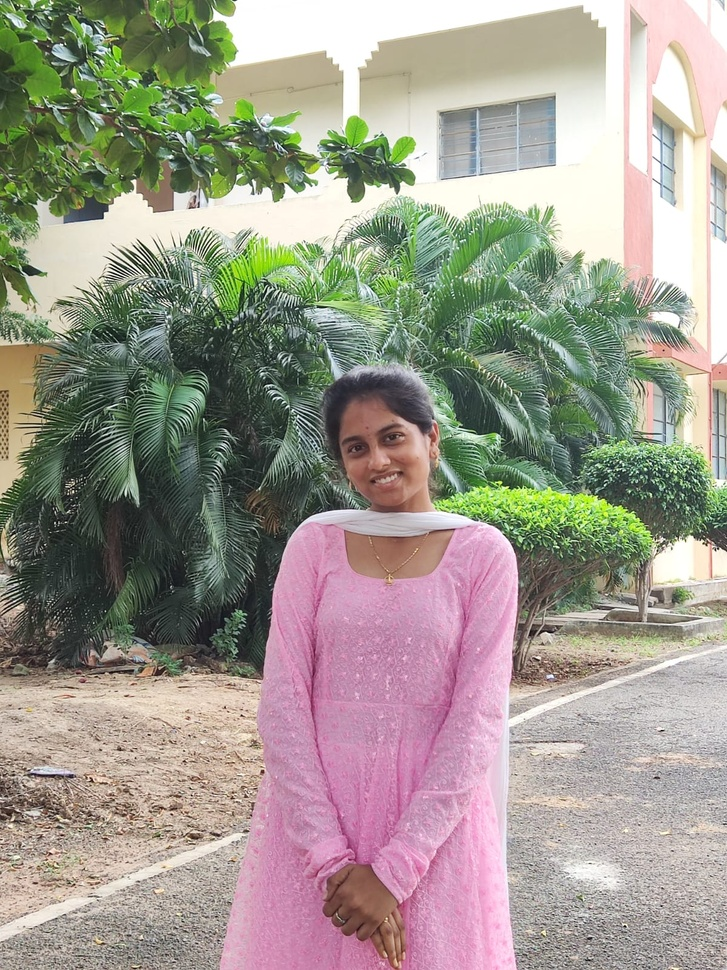
#> input picture anu.jpg, 727 x 970 px, shrunk from 1200 x 1600 before the run
$ jupyter execute --allow-errors Untitled1.ipynb
#> lines starting #> are read from the running program, lines starting #| are printed output that depends on the picture; after the words box and inside, x2 and y2 are one past the last pixel; in counts of white or black regions, pixels touching at a corner belong together
[cell 1]
import cv2
from matplotlib import pyplot as plt

# Read the image
image = cv2.imread('anu.jpg')
#> image is the input picture: shape (970, 727, 3); mean B, G, R 141.7, 153.1, 158

# Convert BGR to RGB for correct color display in matplotlib
image_rgb = cv2.cvtColor(image, cv2.COLOR_BGR2RGB)

# Display the image using matplotlib
plt.imshow(image_rgb)
plt.axis('off')  # Turn off the axis
plt.title("Image")
plt.show()

[cell 2]
import cv2
from matplotlib import pyplot as plt

# Read the image
image = cv2.imread('anu.jpg')

# Convert the image to grayscale
gray_image = cv2.cvtColor(image, cv2.COLOR_BGR2GRAY)
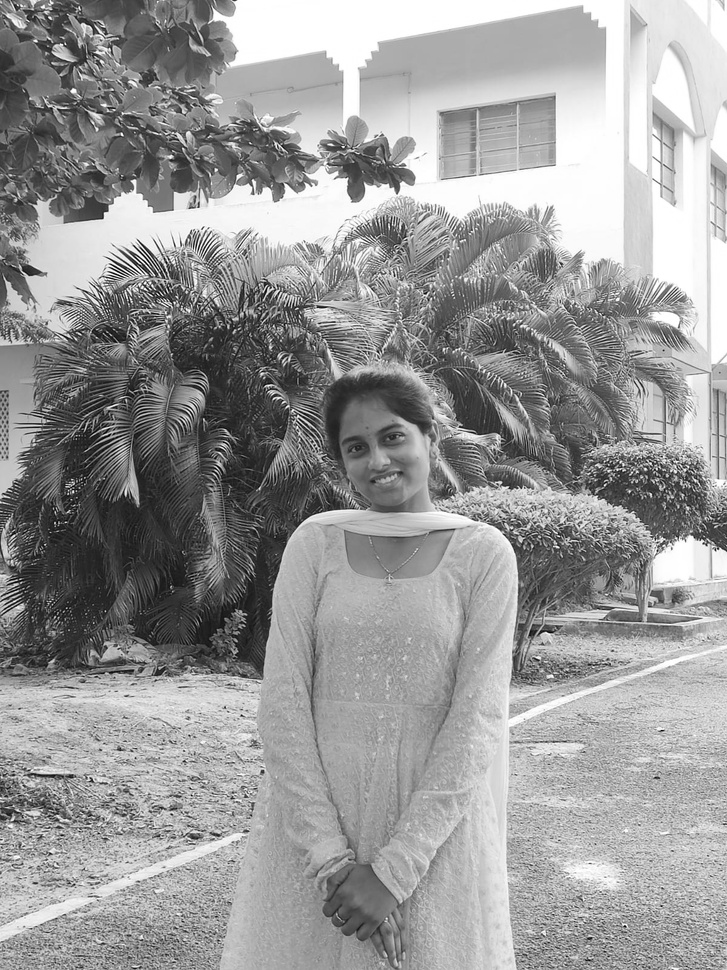
#> gray_image: shape (970, 727); min 0, max 255, mean 153.3

# Display the grayscale image using matplotlib
plt.imshow(gray_image, cmap='gray')  # Use the 'gray' colormap
plt.axis('off')  # Turn off the axis
plt.title("Grayscale Image")
plt.show()

[cell 3]
import cv2
from matplotlib import pyplot as plt

# Read the image
image = cv2.imread('anu.jpg')

# Convert the image to different color spaces
gray_image = cv2.cvtColor(image, cv2.COLOR_BGR2GRAY)
hsv_image = cv2.cvtColor(image, cv2.COLOR_BGR2HSV)
#> hsv_image: shape (970, 727, 3); mean H, S, V 60.7, 53.8, 167.1
lab_image = cv2.cvtColor(image, cv2.COLOR_BGR2LAB)
#> lab_image: shape (970, 727, 3); mean of channels 0, 1, 2 160.3, 127.8, 135
hls_image = cv2.cvtColor(image, cv2.COLOR_BGR2HLS)
#> hls_image: shape (970, 727, 3); mean of channels 0, 1, 2 60.7, 151.3, 70.4

# Set up a figure to display all images
plt.figure(figsize=(12, 8))

# Original Image (Converted to RGB for correct display in matplotlib)
plt.subplot(2, 3, 1)
plt.imshow(cv2.cvtColor(image, cv2.COLOR_BGR2RGB))
plt.title("Original Image")
plt.axis('off')

# Grayscale Image
plt.subplot(2, 3, 2)
plt.imshow(gray_image, cmap='gray')
plt.title("Grayscale Image")
plt.axis('off')

# HSV Image
plt.subplot(2, 3, 3)
plt.imshow(cv2.cvtColor(hsv_image, cv2.COLOR_HSV2RGB))
plt.title("HSV Image")
plt.axis('off')

# LAB Image
plt.subplot(2, 3, 4)
plt.imshow(cv2.cvtColor(lab_image, cv2.COLOR_LAB2RGB))
plt.title("LAB Image")
plt.axis('off')

# HLS Image
plt.subplot(2, 3, 5)
plt.imshow(cv2.cvtColor(hls_image, cv2.COLOR_HLS2RGB))
plt.title("HLS Image")
plt.axis('off')

# Show all the images
plt.tight_layout()
plt.show()
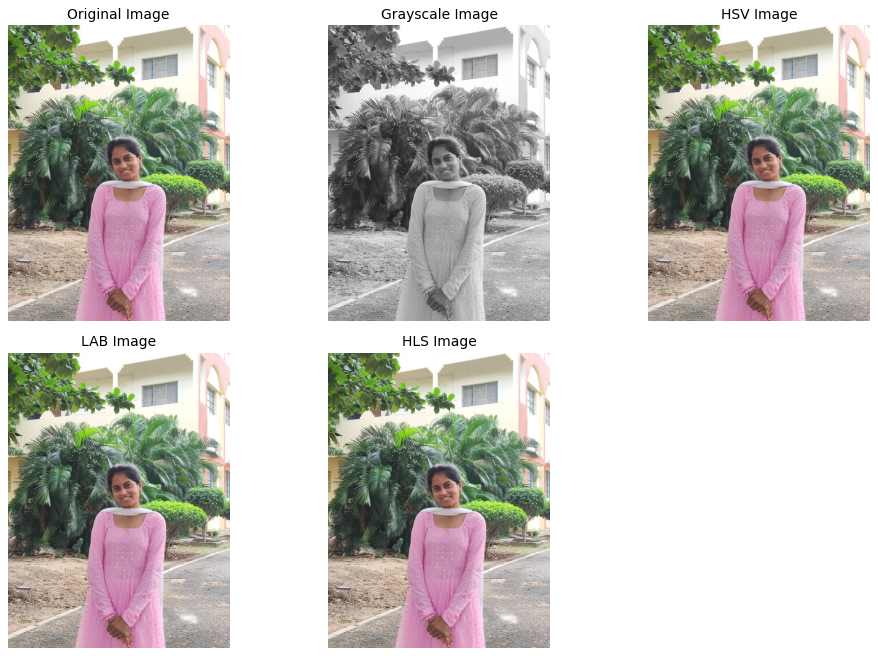
#> figure drawn by matplotlib, 5 panels

[cell 4]
from IPython.display import display
from ipywebrtc import CameraStream, VideoRecorder

# Create a camera stream and recorder
#> (the rest of this cell did not finish here and is left out)

[cell 5]
import cv2
from matplotlib import pyplot as plt

# Load the pre-trained Haar Cascade for face detection
face_cascade = cv2.CascadeClassifier(cv2.data.haarcascades + 'haarcascade_frontalface_default.xml')

# Read an image
image = cv2.imread('anu.jpg')
gray_image = cv2.cvtColor(image, cv2.COLOR_BGR2GRAY)

# Detect faces
faces = face_cascade.detectMultiScale(gray_image, scaleFactor=1.1, minNeighbors=5, minSize=(30, 30))
#> faces = [[322, 400, 105, 105]]

# Draw rectangles around faces
for (x, y, w, h) in faces:
    cv2.rectangle(image, (x, y), (x+w, y+h), (255, 0, 0), 2)
#> this loop made 1 pass
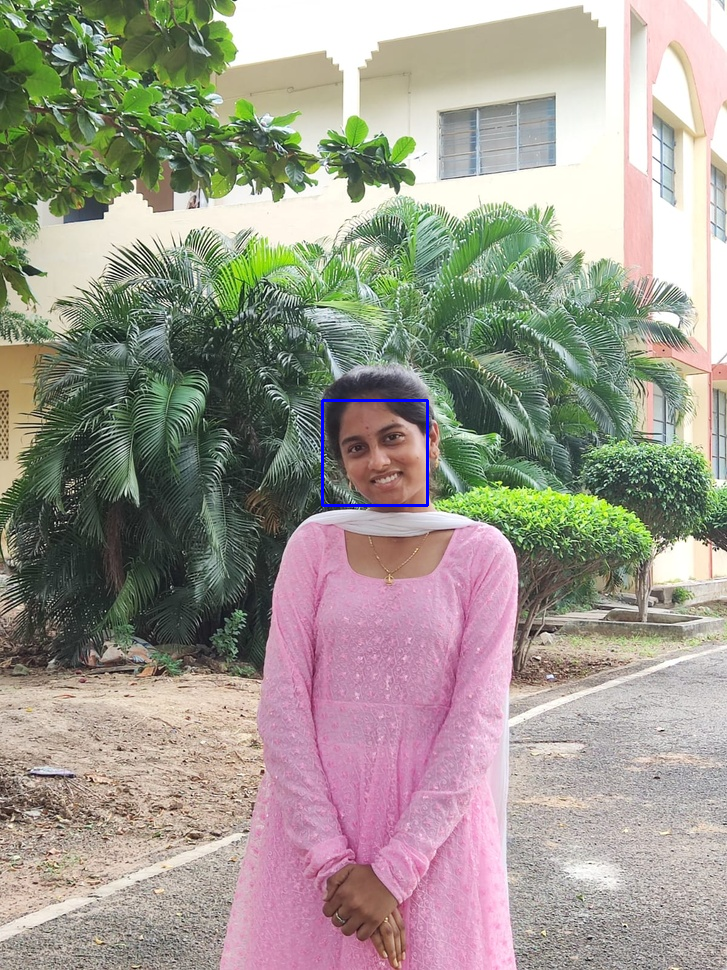
#> image: shape (970, 727, 3); 0.18% of pixels changed, all inside (x1, y1, x2, y2) = (321, 399, 429, 507)

# Convert BGR to RGB for correct color display
image_rgb = cv2.cvtColor(image, cv2.COLOR_BGR2RGB)

# Display the image with detected faces using matplotlib
plt.imshow(image_rgb)
plt.axis('off')  # Turn off the axis
plt.title("Detected Faces")
plt.show()
